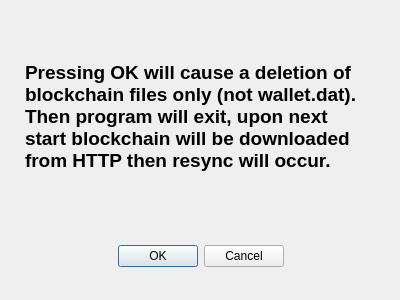
<?xml version="1.0" encoding="UTF-8"?>
<ui version="4.0">
 <class>Dialog</class>
 <widget class="QDialog" name="Dialog">
  <property name="geometry">
   <rect>
    <x>0</x>
    <y>0</y>
    <width>400</width>
    <height>300</height>
   </rect>
  </property>
  <property name="windowTitle">
   <string>Dialog</string>
  </property>
  <widget class="QDialogButtonBox" name="buttonBox">
   <property name="geometry">
    <rect>
     <x>30</x>
     <y>240</y>
     <width>341</width>
     <height>32</height>
    </rect>
   </property>
   <property name="orientation">
    <enum>Qt::Horizontal</enum>
   </property>
   <property name="standardButtons">
    <set>QDialogButtonBox::Cancel|QDialogButtonBox::Ok</set>
   </property>
   <property name="centerButtons">
    <bool>true</bool>
   </property>
  </widget>
  <widget class="QLabel" name="label">
   <property name="geometry">
    <rect>
     <x>25</x>
     <y>26</y>
     <width>341</width>
     <height>181</height>
    </rect>
   </property>
   <property name="font">
    <font>
     <pointsize>14</pointsize>
     <weight>75</weight>
     <bold>true</bold>
    </font>
   </property>
   <property name="text">
    <string>Pressing OK will cause a deletion of blockchain files only (not wallet.dat). Then program will exit, upon next start blockchain will be downloaded from HTTP then resync will occur.</string>
   </property>
   <property name="wordWrap">
    <bool>true</bool>
   </property>
  </widget>
 </widget>
 <resources/>
 <connections>
  <connection>
   <sender>buttonBox</sender>
   <signal>accepted()</signal>
   <receiver>Dialog</receiver>
   <slot>accept()</slot>
   <hints>
    <hint type="sourcelabel">
     <x>248</x>
     <y>254</y>
    </hint>
    <hint type="destinationlabel">
     <x>157</x>
     <y>274</y>
    </hint>
   </hints>
  </connection>
  <connection>
   <sender>buttonBox</sender>
   <signal>rejected()</signal>
   <receiver>Dialog</receiver>
   <slot>reject()</slot>
   <hints>
    <hint type="sourcelabel">
     <x>316</x>
     <y>260</y>
    </hint>
    <hint type="destinationlabel">
     <x>286</x>
     <y>274</y>
    </hint>
   </hints>
  </connection>
 </connections>
</ui>
